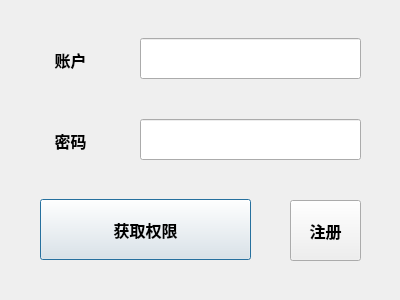
<?xml version="1.0" encoding="UTF-8"?>
<ui version="4.0">
 <class>Dialog_login</class>
 <widget class="QDialog" name="Dialog_login">
  <property name="geometry">
   <rect>
    <x>0</x>
    <y>0</y>
    <width>400</width>
    <height>300</height>
   </rect>
  </property>
  <property name="windowTitle">
   <string>Dialog</string>
  </property>
  <widget class="QPushButton" name="pushButton">
   <property name="geometry">
    <rect>
     <x>40</x>
     <y>199</y>
     <width>211</width>
     <height>61</height>
    </rect>
   </property>
   <property name="font">
    <font>
     <pointsize>12</pointsize>
     <weight>75</weight>
     <bold>true</bold>
    </font>
   </property>
   <property name="text">
    <string>获取权限</string>
   </property>
  </widget>
  <widget class="QLabel" name="label_2">
   <property name="geometry">
    <rect>
     <x>40</x>
     <y>120</y>
     <width>61</width>
     <height>41</height>
    </rect>
   </property>
   <property name="font">
    <font>
     <pointsize>12</pointsize>
     <weight>75</weight>
     <bold>true</bold>
    </font>
   </property>
   <property name="text">
    <string>密码</string>
   </property>
   <property name="alignment">
    <set>Qt::AlignCenter</set>
   </property>
  </widget>
  <widget class="QLineEdit" name="lineEdit">
   <property name="geometry">
    <rect>
     <x>140</x>
     <y>38</y>
     <width>221</width>
     <height>41</height>
    </rect>
   </property>
   <property name="font">
    <font>
     <pointsize>12</pointsize>
     <weight>75</weight>
     <bold>true</bold>
    </font>
   </property>
   <property name="text">
    <string/>
   </property>
  </widget>
  <widget class="QLabel" name="label">
   <property name="geometry">
    <rect>
     <x>40</x>
     <y>39</y>
     <width>61</width>
     <height>41</height>
    </rect>
   </property>
   <property name="font">
    <font>
     <pointsize>12</pointsize>
     <weight>75</weight>
     <bold>true</bold>
    </font>
   </property>
   <property name="text">
    <string>账户</string>
   </property>
   <property name="alignment">
    <set>Qt::AlignCenter</set>
   </property>
  </widget>
  <widget class="QLineEdit" name="lineEdit_2">
   <property name="geometry">
    <rect>
     <x>140</x>
     <y>119</y>
     <width>221</width>
     <height>41</height>
    </rect>
   </property>
   <property name="font">
    <font>
     <pointsize>12</pointsize>
     <weight>75</weight>
     <bold>true</bold>
    </font>
   </property>
   <property name="echoMode">
    <enum>QLineEdit::Password</enum>
   </property>
  </widget>
  <widget class="QPushButton" name="pushButton_2">
   <property name="geometry">
    <rect>
     <x>290</x>
     <y>200</y>
     <width>71</width>
     <height>61</height>
    </rect>
   </property>
   <property name="font">
    <font>
     <pointsize>12</pointsize>
     <weight>75</weight>
     <bold>true</bold>
    </font>
   </property>
   <property name="text">
    <string>注册</string>
   </property>
  </widget>
 </widget>
 <resources/>
 <connections/>
</ui>
